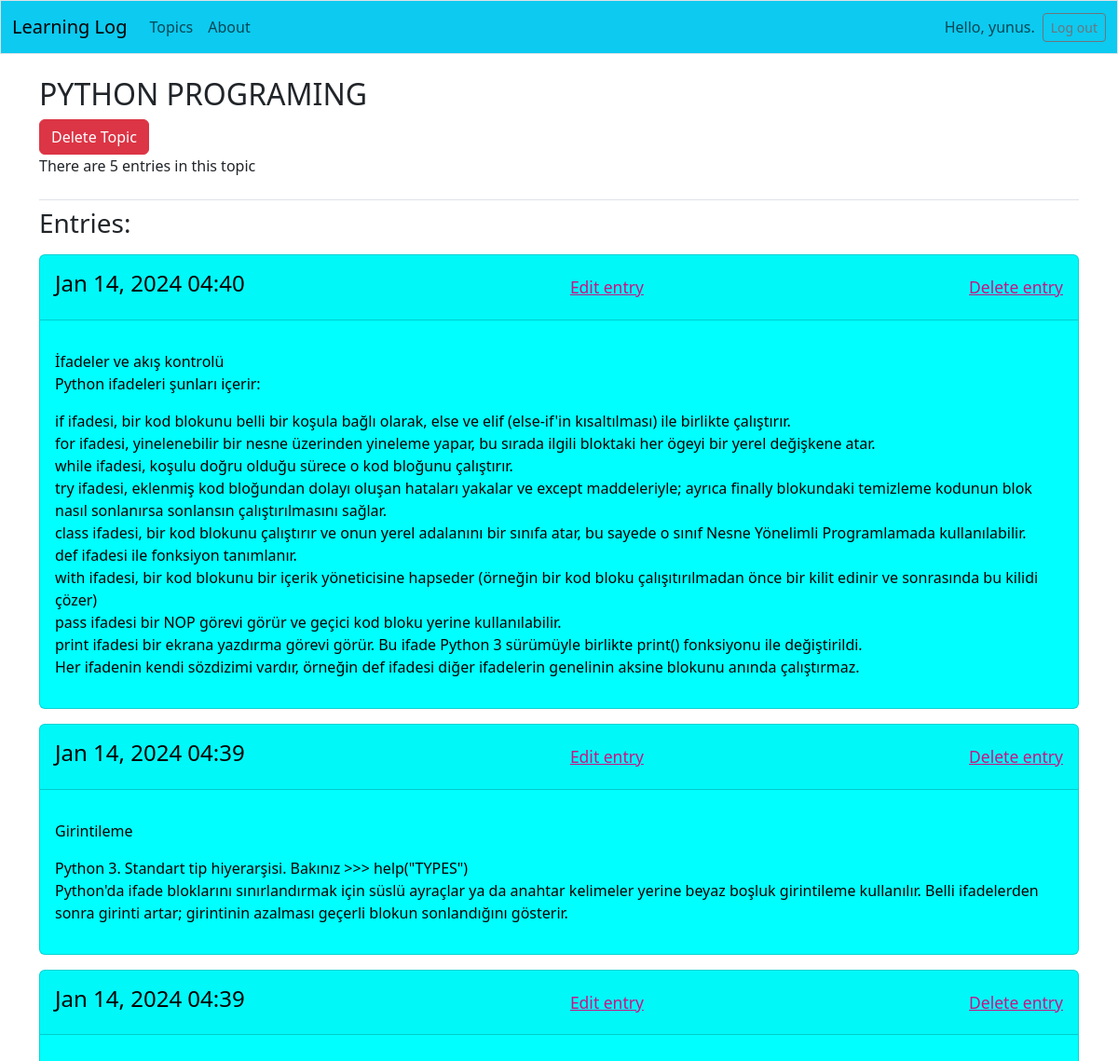
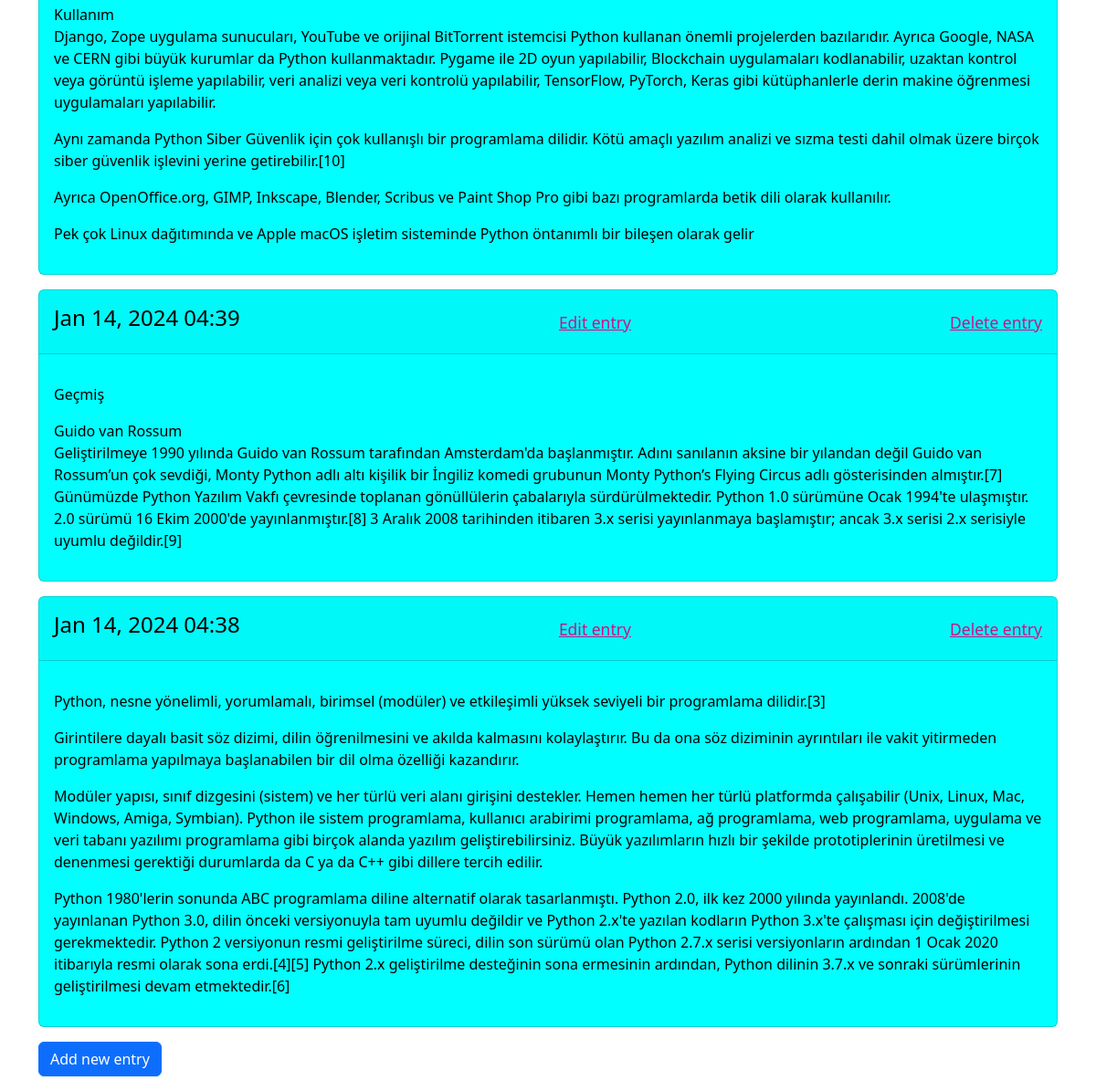
The page /topics/1/ (signed in) on the database its author committed (2 pictures, top to bottom).
### learning_logs/models.py (models this page shows, shortened)
class Topic(models.Model):
    objects = None
    text = models.CharField(max_length=200)
    date_added = models.DateTimeField(auto_now_add=True)
    owner = models.ForeignKey(User, on_delete=models.CASCADE)
    def __str__(self):
        return self.text

class Entry(models.Model):
    topic = models.ForeignKey(Topic, on_delete=models.CASCADE)
    text = models.TextField()
    date_added = models.DateTimeField(auto_now_add=True)
    class Meta:
        verbose_name_plural = "Entries"

### learning_logs/views.py (the view)
# urls.py: path('topics/<int:topic_id>/', views.topic, name='topic'),                      # Konuların ayrı sayfaları
@login_required
def topic(request, topic_id):
    topic = Topic.objects.get(id=topic_id)
    if topic.owner != request.user:
        raise Http404
    entries = topic.entry_set.order_by('-date_added')
    context = {'topic': topic, 'entries': entries}
    return render(request, 'learning_logs/topic.html', context)

### learning_logs/templates/learning_logs/topic.html
{% extends 'learning_logs/base.html' %}
{% block page_header %}
    <h2>{{ topic|upper }}</h2>
    <a class="btn btn-danger" href="{% url 'learning_logs:delete_topic' topic.id %}">Delete Topic</a>
    {% if entries|length > 1 %}
        <p>There are {{ entries|length }} entries in this topic</p>
    {% endif %}
{% endblock page_header %}
{% block content %}
    <h3>Entries:</h3>
    <p>
        {% for entry in entries %}
            <div class="card mb-3" style="color: black; background-color: aqua">
                <div class="card-header d-flex justify-content-between align-items-center">
                    <div class="mb-4" style="margin-bottom: 0rem!important; padding-top: 0.5rem;">
                        <h4>
                            <p>{{ entry.date_added | date:'M d, Y H:i' }}</p>
                        </h4>
                    </div>
                    <div class="mb-4" style="margin-bottom: 0rem!important; padding-top: 0.5rem;">
                        <h5>
                            <small><a href="{% url 'learning_logs:edit_entry' entry.id %}" style="color: mediumvioletred">Edit entry</a></small>
                        </h5>
                    </div>
                    <div class="mb-4" style="margin-bottom: 0rem!important; padding-top: 0.5rem;">
                        <h5>
                            <small><a href="{% url 'learning_logs:delete_entry' entry.id %}" style="color: mediumvioletred">Delete entry</a></small>
                        </h5>
                    </div>
                </div>
                <div class="card-body">
                    <p>{{ entry.text | linebreaks }}</p>
                </div>
            </div>
        {% empty %}
            <p>There are no entries for this topic yet.</p>
        {% endfor %}
    </p>
    <p>
        <a class="btn btn-primary" href="{% url 'learning_logs:new_entry' topic.id %}">Add new entry</a>
    </p>
{% endblock content %}

### learning_logs/templates/learning_logs/base.html (shortened to what this page needs)
<!doctype html>
<html lang="en">
<head>
  {% load static %}
  {% load django_bootstrap5 %}
  {% bootstrap_css %}
   <link rel="stylesheet" href="{% static 'css/fontawesome.min.css' %}">
    <link rel="stylesheet" href="{% static 'css/all.min.css' %}">
</head>
<body>
  <nav class="navbar navbar-expand-md navbar-light bg-info mb-4 border">
    <div class="container-fluid">
      <a class="navbar-brand" href="{% url 'learning_logs:index' %}">
          Learning Log</a>
      <div class="collapse navbar-collapse" id="navbarCollapse">
        <ul class="navbar-nav me-auto mb-2 mb-md-0">
          <li class="nav-item">
            <a class="nav-link" href="{% url 'learning_logs:topics' %}">Topics</a>
          </li>
          <li class="nav-item">
            <a class="nav-link" href="{% url 'learning_logs:about' %}">About</a>
          </li>
        </ul>
        <ul class="navbar-nav ms-auto mb-2 mb-md-0">
          {% if user.is_authenticated %}
            <li class="nav-item">
              <span class="navbar-text me-2">Hello, {{ user.username }}.
                </span></li>
          {% endif %}
        </ul>
        {% if user.is_authenticated %}
          <form action="{% url 'users:logout' %}" method='post'>
            <button name='submit' class='btn btn-outline-secondary btn-sm'>
              Log out</button>
          </form>
        {% endif %}
      </div>
    </div>
  </nav>
  <main class="container">
    <div class="pb-2 mb-2 border-bottom">
      {% block page_header %}{% endblock page_header %}
    </div>
    <div>
      {% block content %}{% endblock content %}
    </div>
  </main>
</body>
</html>

### rows shown on the page
Topic: text "PYTHON PROGRAMING"
Entry: date_added "Jan 14, 2024 04:40", text "İfadeler ve akış kontrolü Python ifadeleri şunları içerir: if ifadesi, bir kod blokunu belli bir koşula bağlı olarak, else ve elif (else-if'in kısaltılması) ile birlikte çalıştırır. for ifadesi, yinelenebilir bir nesne üzerinden yineleme yapar, bu sırada ilgili bloktaki her ögeyi bir yerel değişkene atar. while ifadesi, koşulu doğru olduğu sürece o kod bloğunu çalıştırır. try ifadesi, eklenmiş kod bloğundan dolayı oluşan hataları yakalar ve except maddeleriyle; ayrıca finally blokundaki temizleme kodunun blok nasıl sonlanırsa sonlansın çalıştırılmasını sağlar. class ifadesi, bir kod blokunu çalıştırır ve onun yerel adalanını bir sınıfa atar, bu sayede o sınıf Nesne Yönelimli Programlamada…"
Entry: date_added "Jan 14, 2024 04:39", text "Girintileme Python 3. Standart tip hiyerarşisi. Bakınız >>> help(\"TYPES\") Python'da ifade bloklarını sınırlandırmak için süslü ayraçlar ya da anahtar kelimeler yerine beyaz boşluk girintileme kullanılır. Belli ifadelerden sonra girinti artar; girintinin azalması geçerli blokun sonlandığını gösterir."
Entry: date_added "Jan 14, 2024 04:39", text "Kullanım Django, Zope uygulama sunucuları, YouTube ve orijinal BitTorrent istemcisi Python kullanan önemli projelerden bazılarıdır. Ayrıca Google, NASA ve CERN gibi büyük kurumlar da Python kullanmaktadır. Pygame ile 2D oyun yapılabilir, Blockchain uygulamaları kodlanabilir, uzaktan kontrol veya görüntü işleme yapılabilir, veri analizi veya veri kontrolü yapılabilir, TensorFlow, PyTorch, Keras gibi kütüphanlerle derin makine öğrenmesi uygulamaları yapılabilir. Aynı zamanda Python Siber Güvenlik için çok kullanışlı bir programlama dilidir. Kötü amaçlı yazılım analizi ve sızma testi dahil olmak üzere birçok siber güvenlik işlevini yerine getirebilir.[10] Ayrıca OpenOffice.org, GIMP, Inkscape,…"
Entry: date_added "Jan 14, 2024 04:39", text "Geçmiş Guido van Rossum Geliştirilmeye 1990 yılında Guido van Rossum tarafından Amsterdam'da başlanmıştır. Adını sanılanın aksine bir yılandan değil Guido van Rossum’un çok sevdiği, Monty Python adlı altı kişilik bir İngiliz komedi grubunun Monty Python’s Flying Circus adlı gösterisinden almıştır.[7] Günümüzde Python Yazılım Vakfı çevresinde toplanan gönüllülerin çabalarıyla sürdürülmektedir. Python 1.0 sürümüne Ocak 1994'te ulaşmıştır. 2.0 sürümü 16 Ekim 2000'de yayınlanmıştır.[8] 3 Aralık 2008 tarihinden itibaren 3.x serisi yayınlanmaya başlamıştır; ancak 3.x serisi 2.x serisiyle uyumlu değildir.[9]"
Entry: date_added "Jan 14, 2024 04:38", text "Python, nesne yönelimli, yorumlamalı, birimsel (modüler) ve etkileşimli yüksek seviyeli bir programlama dilidir.[3] Girintilere dayalı basit söz dizimi, dilin öğrenilmesini ve akılda kalmasını kolaylaştırır. Bu da ona söz diziminin ayrıntıları ile vakit yitirmeden programlama yapılmaya başlanabilen bir dil olma özelliği kazandırır. Modüler yapısı, sınıf dizgesini (sistem) ve her türlü veri alanı girişini destekler. Hemen hemen her türlü platformda çalışabilir (Unix, Linux, Mac, Windows, Amiga, Symbian). Python ile sistem programlama, kullanıcı arabirimi programlama, ağ programlama, web programlama, uygulama ve veri tabanı yazılımı programlama gibi birçok alanda yazılım geliştirebilirsiniz.…"

### other values the page prints
{{ user.username }} "yunus"
{{ entries|length }} "5"
